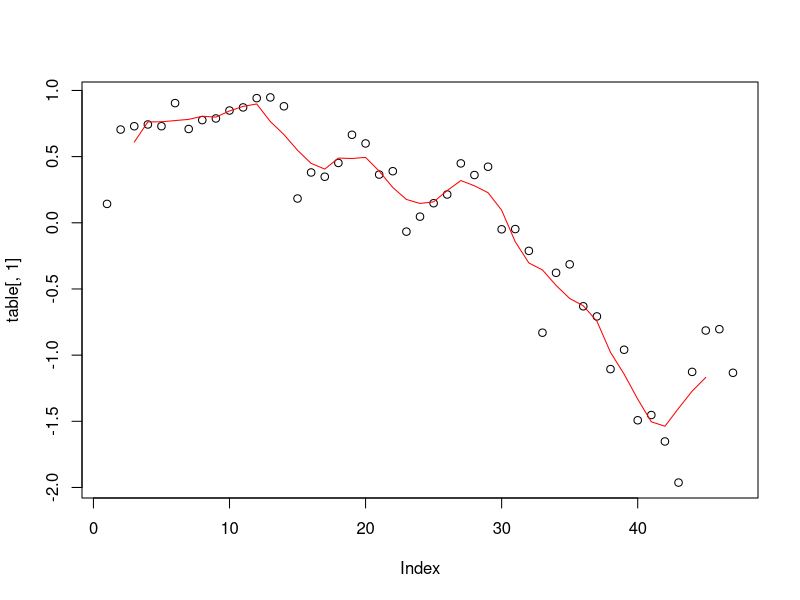
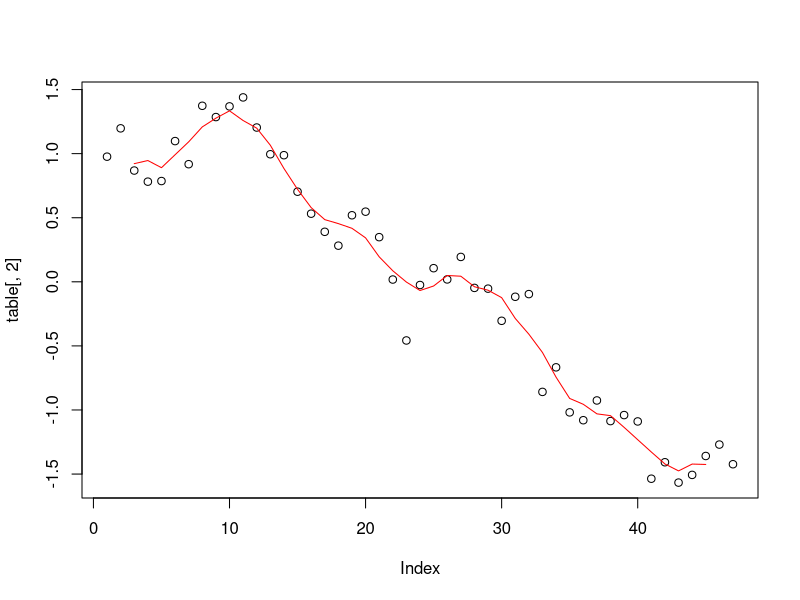
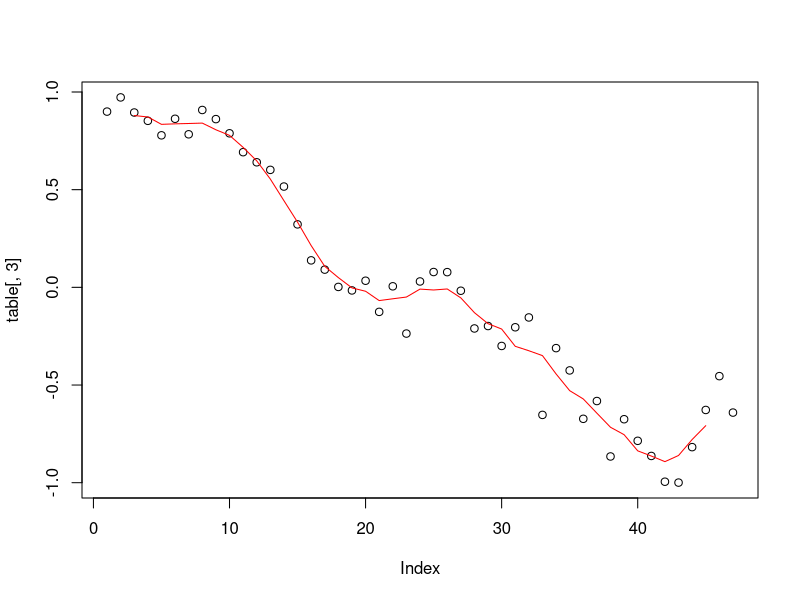
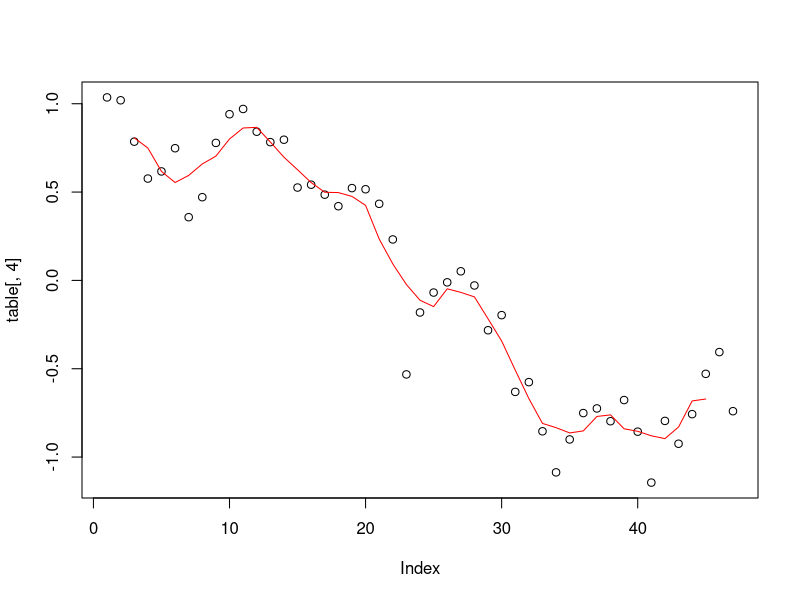
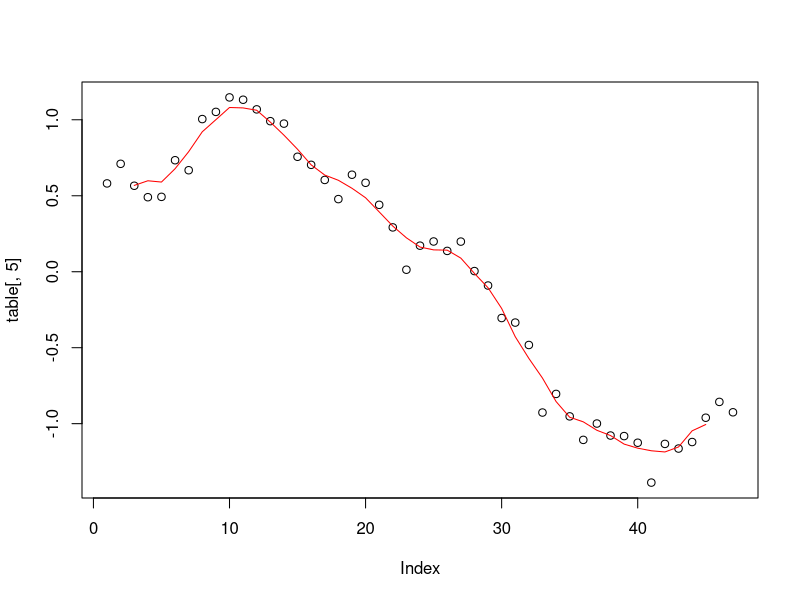
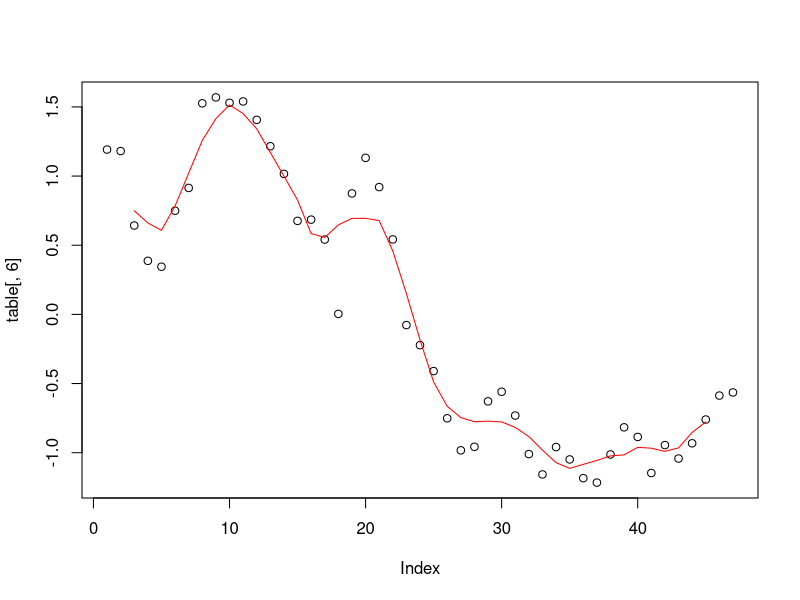
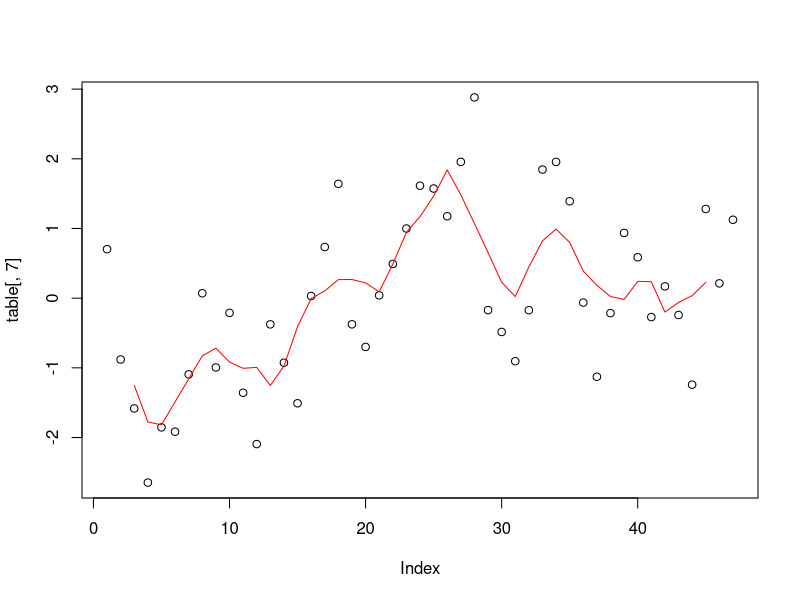
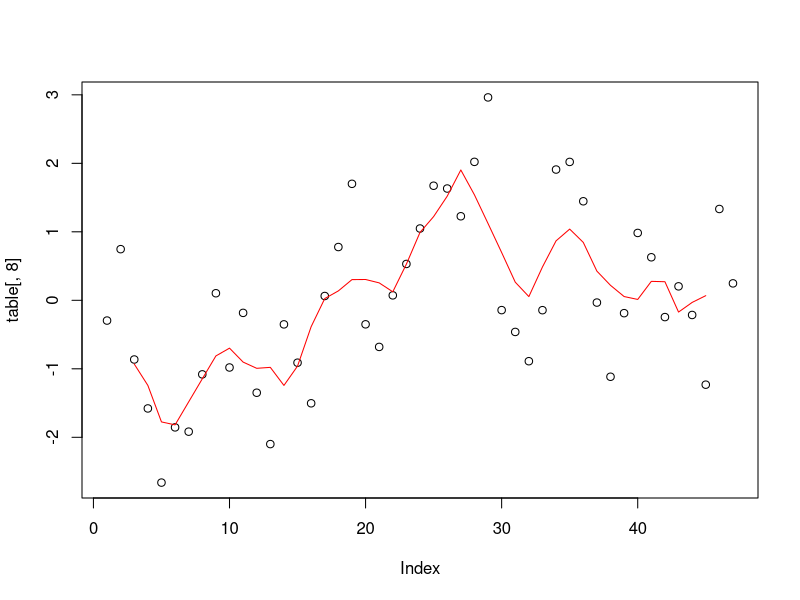

Source code (R) for these figures, in order:
###import data
GSI<-read.table(file="GSI.csv",header=T,sep=";",dec=".",row.names=1)
gerem<-read.table(file="fit7gerem.csv",header=T,sep=";",dec=".",row.names=1)

### GSI : 1969 a 2015
GSI<-GSI[4:50,-1]
###standardisation GSI
moy_GSI<-matrix(nrow=5,ncol=1)
sigma_GSI<-matrix(nrow=5,ncol=1)
for(i in 1:ncol(GSI)){
  moy_GSI[i]<-mean(GSI[,i])
  sigma_GSI[i]<-var(GSI[,i])
}

z.GSI=matrix(nrow=47,ncol=5)
for(i in 1:ncol(GSI)){
  z.GSI[,i]<-(GSI[,i]-moy_GSI[i])*(1/sigma_GSI[i])
}
colnames(z.GSI)<-colnames(GSI)
rownames(z.GSI)<-rownames(GSI)


###log transformation + standardisation gerem series
gerem<-gerem[10:56,-7]
gerem<-log(gerem[,])

moy_gerem<-matrix(nrow=6,ncol=1)
sigma_gerem<-matrix(nrow=6,ncol=1)
for(i in 1:ncol(gerem)){
  moy_gerem[i]<-mean(gerem[,i],na.rm=T)
  sigma_gerem[i]<-var(gerem[,i],na.rm=T)
}

z.gerem=matrix(nrow=47,ncol=6)
for(i in 1:ncol(gerem)){
  z.gerem[,i]<-(gerem[,i]-moy_gerem[i])*(1/sigma_gerem[i])
}
colnames(z.gerem)<-colnames(gerem)
rownames(z.gerem)<-rownames(gerem)

###merge des deux tableaux
table<-cbind(z.gerem,z.GSI)

###5 year MA for all series
library(forecast)

plot(table[,1])
sm_R1 <- ma(table[,1],order=5)
lines(sm_R1,col="red")

plot(table[,2])
sm_R2 <- ma(table[,2],order=5)
lines(sm_R2,col="red")

plot(table[,3])
sm_R3 <- ma(table[,3],order=5)
lines(sm_R3,col="red")

plot(table[,4])
sm_R4 <- ma(table[,4],order=5)
lines(sm_R4,col="red")

plot(table[,5])
sm_R5 <- ma(table[,5],order=5)
lines(sm_R5,col="red")

plot(table[,6])
sm_R6 <- ma(table[,6],order=5)
lines(sm_R6,col="red")

plot(table[,7])
sm_gsi1 <- ma(table[,7],order=5)
lines(sm_gsi1,col="red")

plot(table[,8])
sm_gsi2 <- ma(table[,8],order=5)
lines(sm_gsi2,col="red")

plot(table[,9])
sm_gsi3 <- ma(table[,9],order=5)
lines(sm_gsi3,col="red")

plot(table[,10])
sm_gsi4 <- ma(table[,10],order=5)
lines(sm_gsi4,col="red")

plot(table[,11])
sm_gsi5 <- ma(table[,11],order=5)
lines(sm_gsi5,col="red")

sm_R1=as.vector(sm_R1)
sm_R2=as.vector(sm_R2)
sm_R3=as.vector(sm_R3)
sm_R4=as.vector(sm_R4)
sm_R5=as.vector(sm_R5)
sm_R6=as.vector(sm_R6)
sm_gsi1=as.vector(sm_gsi1)
sm_gsi2=as.vector(sm_gsi2)
sm_gsi3=as.vector(sm_gsi3)
sm_gsi4=as.vector(sm_gsi4)
sm_gsi5=as.vector(sm_gsi5)

####creation d'une matrice avec ma data

matrix_ma <- matrix(c(sm_R1,sm_R2,sm_R3,sm_R4,sm_R5,sm_R6,sm_gsi1,sm_gsi2,sm_gsi3,sm_gsi4,sm_gsi5), nrow=47, ncol=11, byrow=FALSE)
colnames(matrix_ma)=colnames(table)

########### correlations
###########

###Rzone1
cor.test(matrix_ma[,7],matrix_ma[,1],alternative ="two.sided",method = "pearson")#correlation+++
cor.test(matrix_ma[,8],matrix_ma[,1],alternative ="two.sided",method = "pearson")#correlation
cor.test(matrix_ma[,9],matrix_ma[,1],alternative ="two.sided",method = "pearson")#correlation
cor.test(matrix_ma[,10],matrix_ma[,1],alternative ="two.sided",method = "pearson")#correlation
cor.test(matrix_ma[,11],matrix_ma[,1],alternative ="two.sided",method = "pearson")#correlation

###Rzone2
cor.test(matrix_ma[,7],matrix_ma[,2],alternative ="two.sided",method = "pearson")#correlation+++
cor.test(matrix_ma[,8],matrix_ma[,2],alternative ="two.sided",method = "pearson")#correlation
cor.test(matrix_ma[,9],matrix_ma[,2],alternative ="two.sided",method = "pearson")#correlation
cor.test(matrix_ma[,10],matrix_ma[,2],alternative ="two.sided",method = "pearson")#correlation
cor.test(matrix_ma[,11],matrix_ma[,2],alternative ="two.sided",method = "pearson")#correlation

###Rzone3
cor.test(matrix_ma[,7],matrix_ma[,3],alternative ="two.sided",method = "pearson")#correlation+++
cor.test(matrix_ma[,8],matrix_ma[,3],alternative ="two.sided",method = "pearson")#correlation
cor.test(matrix_ma[,9],matrix_ma[,3],alternative ="two.sided",method = "pearson")#correlation
cor.test(matrix_ma[,10],matrix_ma[,3],alternative ="two.sided",method = "pearson")#correlation
cor.test(matrix_ma[,11],matrix_ma[,3],alternative ="two.sided",method = "pearson")#correlation

###Rzone4
cor.test(matrix_ma[,7],matrix_ma[,4],alternative ="two.sided",method = "pearson")#correlation+++
cor.test(matrix_ma[,8],matrix_ma[,4],alternative ="two.sided",method = "pearson")#correlation
cor.test(matrix_ma[,9],matrix_ma[,4],alternative ="two.sided",method = "pearson")#correlation
cor.test(matrix_ma[,10],matrix_ma[,4],alternative ="two.sided",method = "pearson")#correlation
cor.test(matrix_ma[,11],matrix_ma[,4],alternative ="two.sided",method = "pearson")#correlation

###Rzone5
cor.test(matrix_ma[,7],matrix_ma[,5],alternative ="two.sided",method = "pearson")#correlation+++
cor.test(matrix_ma[,8],matrix_ma[,5],alternative ="two.sided",method = "pearson")#correlation
cor.test(matrix_ma[,9],matrix_ma[,5],alternative ="two.sided",method = "pearson")#correlation
cor.test(matrix_ma[,10],matrix_ma[,5],alternative ="two.sided",method = "pearson")#correlation
cor.test(matrix_ma[,11],matrix_ma[,5],alternative ="two.sided",method = "pearson")#correlation

###Rzone6
cor.test(matrix_ma[,7],matrix_ma[,6],alternative ="two.sided",method = "pearson")#correlation+++
cor.test(matrix_ma[,8],matrix_ma[,6],alternative ="two.sided",method = "pearson")#correlation
cor.test(matrix_ma[,9],matrix_ma[,6],alternative ="two.sided",method = "pearson")#correlation
cor.test(matrix_ma[,10],matrix_ma[,6],alternative ="two.sided",method = "pearson")#correlation
cor.test(matrix_ma[,11],matrix_ma[,6],alternative ="two.sided",method = "pearson")#correlation

############################### degree of freedom
###############################
matrix_ma<-matrix_ma[-c(1,2,46,47),]# enlever NA dus a ma model
N=43
jtot=9
######## calcul d'autocorrelations lag 1:9 pour chaque série

###############Rzone1 autocorrelations 1:jtot

r_R1=rep(0,jtot)
num=0
denom=0
R1_moy=mean(matrix_ma[,1])
for(j in 1:jtot){
  for (i in 1:(N-j)){
    num=num+((matrix_ma[i,1]-R1_moy)*(matrix_ma[i+j,1]-R1_moy))
  }
  for(i in 1:N){
    denom=denom+(matrix_ma[i,1]-R1_moy)^2
  }
  r_R1[j]=(N/(N-j))*(num/denom)
}

###############Rzone2 autocorrelations 1:jtot

r_R2=rep(0,jtot)
num=0
denom=0
R2_moy=mean(matrix_ma[,2])
for(j in 1:jtot){
  for (i in 1:(N-j)){
    num=num+((matrix_ma[i,2]-R2_moy)*(matrix_ma[i+j,2]-R2_moy))
  }
  for(i in 1:N){
    denom=denom+(matrix_ma[i,2]-R2_moy)^2
  }
  r_R2[j]=(N/(N-j))*(num/denom)
}

###############Rzone3 autocorrelations 1:jtot

r_R3=rep(0,jtot)
num=0
denom=0
R3_moy=mean(matrix_ma[,3])
for(j in 1:jtot){
  for (i in 1:(N-j)){
    num=num+((matrix_ma[i,3]-R3_moy)*(matrix_ma[i+j,3]-R3_moy))
  }
  for(i in 1:N){
    denom=denom+(matrix_ma[i,3]-R3_moy)^2
  }
  r_R3[j]=(N/(N-j))*(num/denom)
}

###############Rzone4 autocorrelations 1:jtot

r_R4=rep(0,jtot)
num=0
denom=0
R4_moy=mean(matrix_ma[,4])
for(j in 1:jtot){
  for (i in 1:(N-j)){
    num=num+((matrix_ma[i,4]-R4_moy)*(matrix_ma[i+j,4]-R4_moy))
  }
  for(i in 1:N){
    denom=denom+(matrix_ma[i,4]-R4_moy)^2
  }
  r_R4[j]=(N/(N-j))*(num/denom)
}

###############Rzone5 autocorrelations 1:jtot

r_R5=rep(0,jtot)
num=0
denom=0
R5_moy=mean(matrix_ma[,5])
for(j in 1:jtot){
  for (i in 1:(N-j)){
    num=num+((matrix_ma[i,5]-R5_moy)*(matrix_ma[i+j,5]-R5_moy))
  }
  for(i in 1:N){
    denom=denom+(matrix_ma[i,5]-R5_moy)^2
  }
  r_R5[j]=(N/(N-j))*(num/denom)
}

###############Rzone6 autocorrelations 1:jtot

r_R6=rep(0,jtot)
num=0
denom=0
R6_moy=mean(matrix_ma[,6])
for(j in 1:jtot){
  for (i in 1:(N-j)){
    num=num+((matrix_ma[i,6]-R6_moy)*(matrix_ma[i+j,6]-R6_moy))
  }
  for(i in 1:N){
    denom=denom+(matrix_ma[i,6]-R6_moy)^2
  }
  r_R6[j]=(N/(N-j))*(num/denom)
}

###############r_gsi1 autocorrelations 1:jtot

r_gsi1=rep(0,jtot)
num=0
denom=0
gsi1_moy=mean(matrix_ma[,7])
for(j in 1:jtot){
  for (i in 1:(N-j)){
    num=num+((matrix_ma[i,7]-gsi1_moy)*(matrix_ma[i+j,7]-gsi1_moy))
  }
  for(i in 1:N){
    denom=denom+(matrix_ma[i,7]-gsi1_moy)^2
  }
  r_gsi1[j]=(N/(N-j))*(num/denom)
}

###############r_amo2 autocorrelations 1:jtot

r_gsi2=rep(0,jtot)
num=0
denom=0
gsi2_moy=mean(matrix_ma[,8])
for(j in 1:jtot){
  for (i in 1:(N-j)){
    num=num+((matrix_ma[i,8]-gsi2_moy)*(matrix_ma[i+j,8]-gsi2_moy))
  }
  for(i in 1:N){
    denom=denom+(matrix_ma[i,8]-gsi2_moy)^2
  }
  r_gsi2[j]=(N/(N-j))*(num/denom)
}

###############r_amo3 autocorrelations 1:jtot

r_gsi3=rep(0,jtot)
num=0
denom=0
gsi3_moy=mean(matrix_ma[,9])
for(j in 1:jtot){
  for (i in 1:(N-j)){
    num=num+((matrix_ma[i,9]-gsi3_moy)*(matrix_ma[i+j,9]-gsi3_moy))
  }
  for(i in 1:N){
    denom=denom+(matrix_ma[i,9]-gsi3_moy)^2
  }
  r_gsi3[j]=(N/(N-j))*(num/denom)
}

###############r_amo4 autocorrelations 1:jtot

r_gsi4=rep(0,jtot)
num=0
denom=0
gsi4_moy=mean(matrix_ma[,10])
for(j in 1:jtot){
  for (i in 1:(N-j)){
    num=num+((matrix_ma[i,10]-gsi4_moy)*(matrix_ma[i+j,10]-gsi4_moy))
  }
  for(i in 1:N){
    denom=denom+(matrix_ma[i,10]-gsi4_moy)^2
  }
  r_gsi4[j]=(N/(N-j))*(num/denom)
}

###############r_amo5 autocorrelations 1:jtot

r_gsi5=rep(0,jtot)
num=0
denom=0
gsi5_moy=mean(matrix_ma[,11])
for(j in 1:jtot){
  for (i in 1:(N-j)){
    num=num+((matrix_ma[i,11]-gsi5_moy)*(matrix_ma[i+j,11]-gsi5_moy))
  }
  for(i in 1:N){
    denom=denom+(matrix_ma[i,11]-gsi5_moy)^2
  }
  r_gsi5[j]=(N/(N-j))*(num/denom)
}

############################################
############################################ autocorrelations corrigées

###########Rzone1/gsi1
s=0
for(i in 1:jtot){
  s=s+(r_R1[i]*r_gsi1[i])
}
df_inv=(1/N)+((2/N)*s)
df_11=1/(df_inv)#3.182381
r_11=cor.test(matrix_ma[,7],matrix_ma[,1],alternative ="two.sided",method = "pearson")$estimate
t_obs_11=(r_11)/sqrt((1-(r_11)^2)/((df_11)-2))#-0.4512083
###########Rzone1/gsi2
s=0
for(i in 1:jtot){
  s=s+(r_R1[i]*r_gsi2[i])
}
df_inv=(1/N)+((2/N)*s)
df_21=1/(df_inv)#3.081533
r_21=cor.test(matrix_ma[,8],matrix_ma[,1],alternative ="two.sided",method = "pearson")$estimate
t_obs_21=(r_21)/sqrt((1-(r_21)^2)/((df_21)-2))#-0.4582895

###########Rzone1/gsi3
s=0
for(i in 1:jtot){
  s=s+(r_R1[i]*r_gsi3[i])
}
df_inv=(1/N)+((2/N)*s)
df_31=1/(df_inv)#3.060184
r_31=cor.test(matrix_ma[,9],matrix_ma[,1],alternative ="two.sided",method = "pearson")$estimate
t_obs_31=(r_31)/sqrt((1-(r_31)^2)/((df_31)-2))#-0.4822426

###########Rzone1/gsi4
s=0
for(i in 1:jtot){
  s=s+(r_R1[i]*r_gsi4[i])
}
df_inv=(1/N)+((2/N)*s)
df_41=1/(df_inv)#3.058439
r_41=cor.test(matrix_ma[,10],matrix_ma[,1],alternative ="two.sided",method = "pearson")$estimate
t_obs_41=(r_41)/sqrt((1-(r_41)^2)/((df_41)-2))#-0.4474352

###########Rzone1/gsi5
s=0
for(i in 1:jtot){
  s=s+(r_R1[i]*r_gsi5[i])
}
df_inv=(1/N)+((2/N)*s)
df_51=1/(df_inv)#2.942071
r_51=cor.test(matrix_ma[,11],matrix_ma[,1],alternative ="two.sided",method = "pearson")$estimate
t_obs_51=(r_51)/sqrt((1-(r_51)^2)/((df_51)-2))#-0.4462883

###########Rzone2/gsi1
s=0
for(i in 1:jtot){
  s=s+(r_R2[i]*r_gsi1[i])
}
df_inv=(1/N)+((2/N)*s)
df_12=1/(df_inv)#3.105235
r_12=cor.test(matrix_ma[,7],matrix_ma[,2],alternative ="two.sided",method = "pearson")$estimate
t_obs_12=(r_12)/sqrt((1-(r_12)^2)/((df_12)-2))#-0.6784081 

###########Rzone2/gsi2
s=0
for(i in 1:jtot){
  s=s+(r_R2[i]*r_gsi2[i])
}
df_inv=(1/N)+((2/N)*s)
df_22=1/(df_inv)#3.006078
r_22=cor.test(matrix_ma[,8],matrix_ma[,2],alternative ="two.sided",method = "pearson")$estimate
t_obs_22=(r_22)/sqrt((1-(r_22)^2)/((df_22)-2))#-0.6908872 

###########Rzone2/gsi3
s=0
for(i in 1:jtot){
  s=s+(r_R2[i]*r_gsi3[i])
}
df_inv=(1/N)+((2/N)*s)
df_32=1/(df_inv)#2.985091
r_32=cor.test(matrix_ma[,9],matrix_ma[,2],alternative ="two.sided",method = "pearson")$estimate
t_obs_32=(r_32)/sqrt((1-(r_32)^2)/((df_32)-2))#-0.7218308

###########Rzone2/gsi4
s=0
for(i in 1:jtot){
  s=s+(r_R2[i]*r_gsi4[i])
}
df_inv=(1/N)+((2/N)*s)
df_42=1/(df_inv)#2.983505
r_42=cor.test(matrix_ma[,10],matrix_ma[,2],alternative ="two.sided",method = "pearson")$estimate
t_obs_42=(r_42)/sqrt((1-(r_42)^2)/((df_42)-2))#-0.6748201 

###########Rzone2/gsi5
s=0
for(i in 1:jtot){
  s=s+(r_R2[i]*r_gsi5[i])
}
df_inv=(1/N)+((2/N)*s)
df_52=1/(df_inv)#2.869151
r_52=cor.test(matrix_ma[,11],matrix_ma[,2],alternative ="two.sided",method = "pearson")$estimate
t_obs_52=(r_52)/sqrt((1-(r_52)^2)/((df_52)-2))#-0.6738171


###########Rzone3/gsi1
s=0
for(i in 1:jtot){
  s=s+(r_R3[i]*r_gsi1[i])
}
df_inv=(1/N)+((2/N)*s)
df_13=1/(df_inv)#3.155675
r_13=cor.test(matrix_ma[,7],matrix_ma[,3],alternative ="two.sided",method = "pearson")$estimate
t_obs_13=(r_13)/sqrt((1-(r_13)^2)/((df_13)-2))#-0.8621053

###########Rzone3/gsi2
s=0
for(i in 1:jtot){
  s=s+(r_R3[i]*r_gsi2[i])
}
df_inv=(1/N)+((2/N)*s)
df_23=1/(df_inv)#3.055323
r_23=cor.test(matrix_ma[,8],matrix_ma[,3],alternative ="two.sided",method = "pearson")$estimate
t_obs_23=(r_23)/sqrt((1-(r_23)^2)/((df_23)-2))#-0.8700441

###########Rzone3/gsi3
s=0
for(i in 1:jtot){
  s=s+(r_R3[i]*r_gsi3[i])
}
df_inv=(1/N)+((2/N)*s)
df_33=1/(df_inv)#3.03408
r_33=cor.test(matrix_ma[,9],matrix_ma[,3],alternative ="two.sided",method = "pearson")$estimate
t_obs_33=(r_33)/sqrt((1-(r_33)^2)/((df_33)-2))#-0.8683933

###########Rzone3/gsi4
s=0
for(i in 1:jtot){
  s=s+(r_R3[i]*r_gsi4[i])
}
df_inv=(1/N)+((2/N)*s)
df_43=1/(df_inv)#3.032396
r_43=cor.test(matrix_ma[,10],matrix_ma[,3],alternative ="two.sided",method = "pearson")$estimate
t_obs_43=(r_43)/sqrt((1-(r_43)^2)/((df_43)-2))#-0.8573993

###########Rzone3/gsi5
s=0
for(i in 1:jtot){
  s=s+(r_R3[i]*r_gsi5[i])
}
df_inv=(1/N)+((2/N)*s)
df_53=1/(df_inv)#2.916611
r_53=cor.test(matrix_ma[,11],matrix_ma[,3],alternative ="two.sided",method = "pearson")$estimate
t_obs_53=(r_53)/sqrt((1-(r_53)^2)/((df_53)-2))#-0.8476813


###########Rzone4/gsi1
s=0
for(i in 1:jtot){
  s=s+(r_R4[i]*r_gsi1[i])
}
df_inv=(1/N)+((2/N)*s)
df_14=1/(df_inv)#3.000842
r_14=cor.test(matrix_ma[,7],matrix_ma[,4],alternative ="two.sided",method = "pearson")$estimate
t_obs_14=(r_14)/sqrt((1-(r_14)^2)/((df_14)-2))#-0.7209708 

###########Rzone4/gsi2
s=0
for(i in 1:jtot){
  s=s+(r_R4[i]*r_gsi2[i])
}
df_inv=(1/N)+((2/N)*s)
df_24=1/(df_inv)#2.904256
r_24=cor.test(matrix_ma[,8],matrix_ma[,4],alternative ="two.sided",method = "pearson")$estimate
t_obs_24=(r_24)/sqrt((1-(r_24)^2)/((df_24)-2))#-0.7300666

###########Rzone4/gsi3
s=0
for(i in 1:jtot){
  s=s+(r_R4[i]*r_gsi3[i])
}
df_inv=(1/N)+((2/N)*s)
df_34=1/(df_inv)#2.883818
r_34=cor.test(matrix_ma[,9],matrix_ma[,4],alternative ="two.sided",method = "pearson")$estimate
t_obs_34=(r_34)/sqrt((1-(r_34)^2)/((df_34)-2))#-0.7522724

###########Rzone4/gsi4
s=0
for(i in 1:jtot){
  s=s+(r_R4[i]*r_gsi4[i])
}
df_inv=(1/N)+((2/N)*s)
df_44=1/(df_inv)#2.882417
r_44=cor.test(matrix_ma[,10],matrix_ma[,4],alternative ="two.sided",method = "pearson")$estimate
t_obs_44=(r_44)/sqrt((1-(r_44)^2)/((df_44)-2))#-0.7142078


###########Rzone4/gsi5
s=0
for(i in 1:jtot){
  s=s+(r_R4[i]*r_gsi5[i])
}
df_inv=(1/N)+((2/N)*s)
df_54=1/(df_inv)#2.771127
r_54=cor.test(matrix_ma[,11],matrix_ma[,4],alternative ="two.sided",method = "pearson")$estimate
t_obs_54=(r_54)/sqrt((1-(r_54)^2)/((df_54)-2))#-0.7075887


###########Rzone5/gsi1
s=0
for(i in 1:jtot){
  s=s+(r_R5[i]*r_gsi1[i])
}
df_inv=(1/N)+((2/N)*s)
df_15=1/(df_inv)#2.976417
r_15=cor.test(matrix_ma[,7],matrix_ma[,5],alternative ="two.sided",method = "pearson")$estimate
t_obs_15=(r_15)/sqrt((1-(r_15)^2)/((df_15)-2))#-0.516722

###########Rzone5/gsi2
s=0
for(i in 1:jtot){
  s=s+(r_R5[i]*r_gsi2[i])
}
df_inv=(1/N)+((2/N)*s)
df_25=1/(df_inv)#2.880649
r_25=cor.test(matrix_ma[,8],matrix_ma[,5],alternative ="two.sided",method = "pearson")$estimate
t_obs_25=(r_25)/sqrt((1-(r_25)^2)/((df_25)-2))#-0.5577842

###########Rzone5/gsi3
s=0
for(i in 1:jtot){
  s=s+(r_R5[i]*r_gsi3[i])
}
df_inv=(1/N)+((2/N)*s)
df_35=1/(df_inv)#  2.860387
r_35=cor.test(matrix_ma[,9],matrix_ma[,5],alternative ="two.sided",method = "pearson")$estimate
t_obs_35=(r_35)/sqrt((1-(r_35)^2)/((df_35)-2))#-0.6261149

###########Rzone5/gsi4
s=0
for(i in 1:jtot){
  s=s+(r_R5[i]*r_gsi4[i])
}
df_inv=(1/N)+((2/N)*s)
df_45=1/(df_inv)# 2.858938
r_45=cor.test(matrix_ma[,10],matrix_ma[,5],alternative ="two.sided",method = "pearson")$estimate
t_obs_45=(r_45)/sqrt((1-(r_45)^2)/((df_45)-2))# -0.5267455

###########Rzone5/gsi5
s=0
for(i in 1:jtot){
  s=s+(r_R5[i]*r_gsi5[i])
}
df_inv=(1/N)+((2/N)*s)
df_55=1/(df_inv)# 2.748547
r_55=cor.test(matrix_ma[,11],matrix_ma[,5],alternative ="two.sided",method = "pearson")$estimate
t_obs_55=(r_55)/sqrt((1-(r_55)^2)/((df_55)-2))# -0.5398329



###########Rzone6/gsi1
s=0
for(i in 1:jtot){
  s=s+(r_R6[i]*r_gsi1[i])
}
df_inv=(1/N)+((2/N)*s)
df_16=1/(df_inv)#2.972299
r_16=cor.test(matrix_ma[,7],matrix_ma[,6],alternative ="two.sided",method = "pearson")$estimate
t_obs_16=(r_16)/sqrt((1-(r_16)^2)/((df_16)-2))#-0.8500465

###########Rzone6/gsi2
s=0
for(i in 1:jtot){
  s=s+(r_R6[i]*r_gsi2[i])
}
df_inv=(1/N)+((2/N)*s)
df_26=1/(df_inv)#2.876666
r_26=cor.test(matrix_ma[,8],matrix_ma[,6],alternative ="two.sided",method = "pearson")$estimate
t_obs_26=(r_26)/sqrt((1-(r_26)^2)/((df_26)-2))#-0.9311294

###########Rzone6/gsi3
s=0
for(i in 1:jtot){
  s=s+(r_R6[i]*r_gsi3[i])
}
df_inv=(1/N)+((2/N)*s)
df_36=1/(df_inv)#2.856431
r_36=cor.test(matrix_ma[,9],matrix_ma[,6],alternative ="two.sided",method = "pearson")$estimate
t_obs_36=(r_36)/sqrt((1-(r_36)^2)/((df_36)-2))#-1.02946

###########Rzone6/gsi4
s=0
for(i in 1:jtot){
  s=s+(r_R6[i]*r_gsi4[i])
}
df_inv=(1/N)+((2/N)*s)
df_46=1/(df_inv)#2.855
r_46=cor.test(matrix_ma[,10],matrix_ma[,6],alternative ="two.sided",method = "pearson")$estimate
t_obs_46=(r_46)/sqrt((1-(r_46)^2)/((df_46)-2))#-0.8783046

###########Rzone6/gsi5
s=0
for(i in 1:jtot){
  s=s+(r_R6[i]*r_gsi5[i])
}
df_inv=(1/N)+((2/N)*s)
df_56=1/(df_inv)#2.744787
r_56=cor.test(matrix_ma[,11],matrix_ma[,6],alternative ="two.sided",method = "pearson")$estimate
t_obs_56=(r_56)/sqrt((1-(r_56)^2)/((df_56)-2))#-0.9092275 
